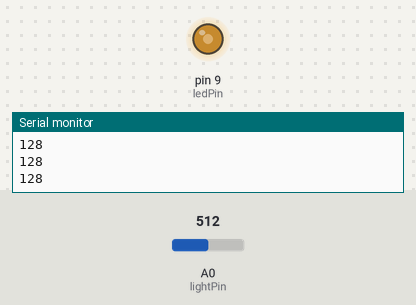
Simulated run of this sketch. Board: Arduino Uno, built with avr-gcc and run on an emulated ATmega328P. On the bench: output pins drawn as LEDs (lit = HIGH), the last lines printed to the serial monitor. Inputs (shaded band) come from the test bench; at power-on: A0 (lightPin) = 512.

Above: at 1.2 s.
1.3 s: A0 (lightPin) set to 306
At 2.5 s:
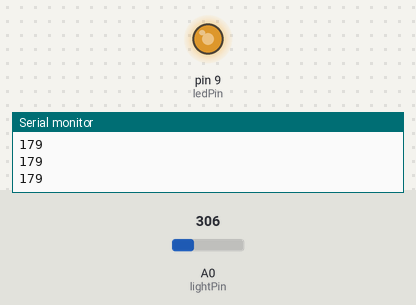
2.8 s: A0 (lightPin) set to 122
At 3.8 s:
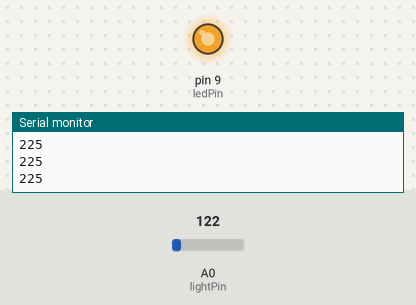
4.3 s: A0 (lightPin) set to 900
At 5.2 s:
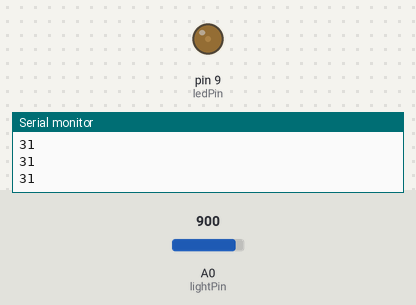
5.8 s: A0 (lightPin) set to 1023
At 6.5 s:
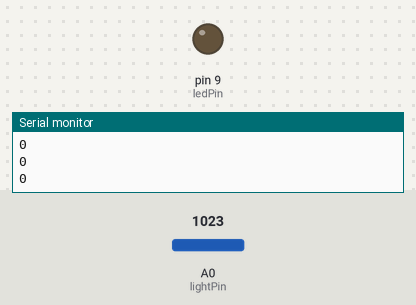
7.3 s: A0 (lightPin) set to 511
At 7.8 s:
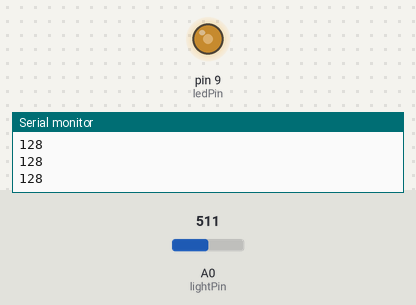
Timing chart, 0 to 9.8 s (numbered marks = the images above; inputs shaded):
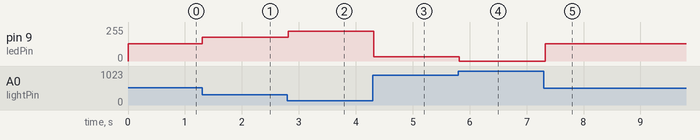

Measured:
- after the input at 1.3 s, pin 9 (ledPin): 128/255 → 179/255 at once
- after the input at 2.8 s, pin 9 (ledPin): 179/255 → 225/255 at once
- after the input at 4.3 s, pin 9 (ledPin): 225/255 → 31/255 at once
- after the input at 5.8 s, pin 9 (ledPin): 31/255 → 0/255 at once
- after the input at 7.3 s, pin 9 (ledPin): 0/255 → 128/255 at once

The sketch:

Lab1_Streetlight.ino
```cpp
/*
   Lab. 1 - Streetlight
	 Using a photoresistor,
   turn on an LED when it is dark
   and turn it off when it is bright.
*/

int ledPin = 9;

int lightPin = A0;
int lightVal;

int dt = 100;


void setup()
{
  pinMode(ledPin, OUTPUT);
  pinMode(lightPin, INPUT);
  Serial.begin(9600);
}

void loop()
{
  lightVal = analogRead(lightPin);
  lightVal = map(lightVal, 0, 1023, 255, 0);

  analogWrite(ledPin, lightVal);
  Serial.println(lightVal);

  delay(dt);
}
```
